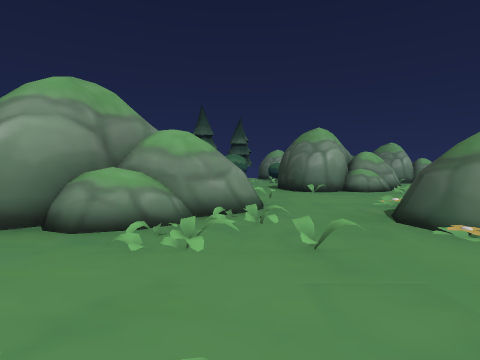
View 1 (above)

12 first-person views from a walk through a 3-D level made in the Unity game engine. The camera is 1.2 m above the floor, tilts 2° down and sees 80° across. The floor is counted in squares, 2 m on a side. Each view is taken from the middle of a square. On the plan, view 1 faces up. The plan holds only what a view shows up to about 9 squares ahead; the rest is blank. The place goes on beyond the plan. The player is left out. Some surface patterns are stand-ins.

View 2
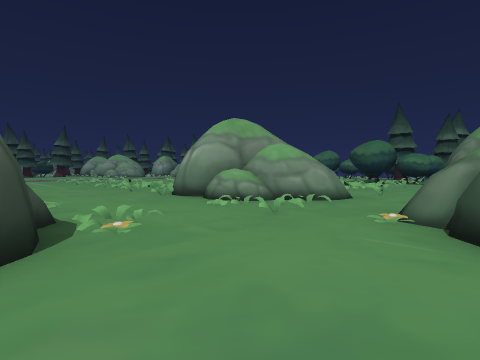

View 3
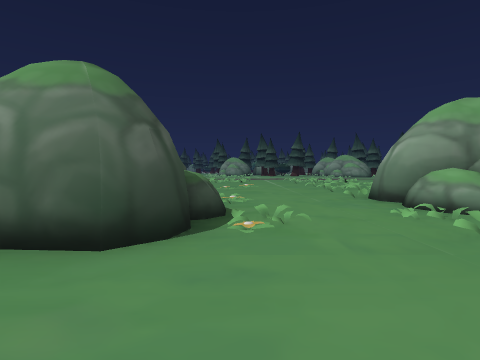

View 4
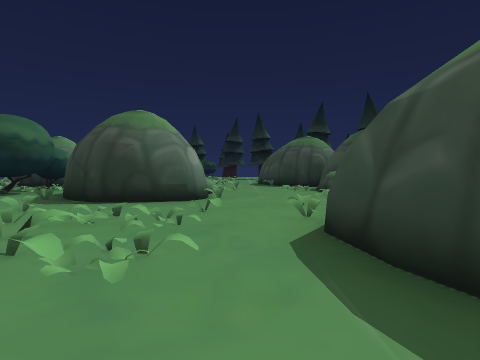

View 5
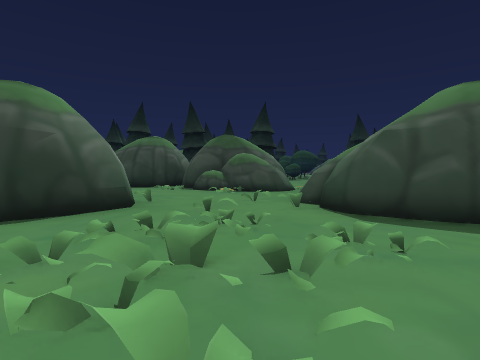

View 6
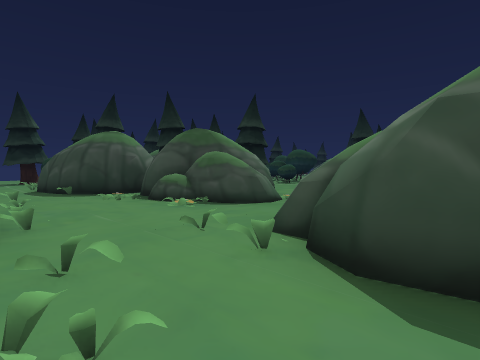

View 7
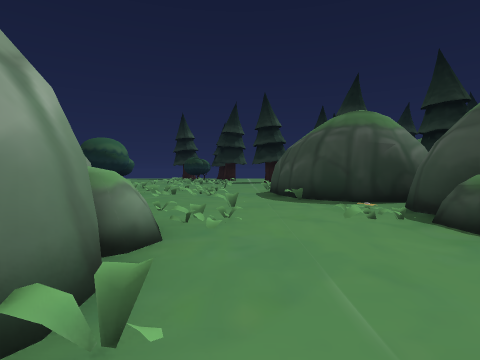

View 8
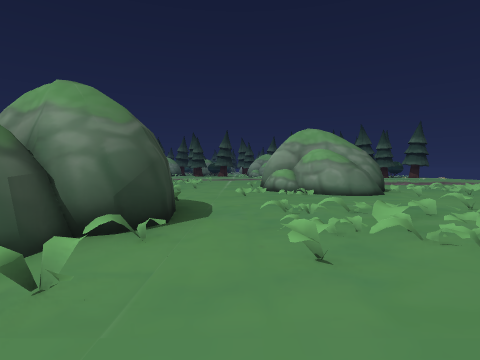

View 9
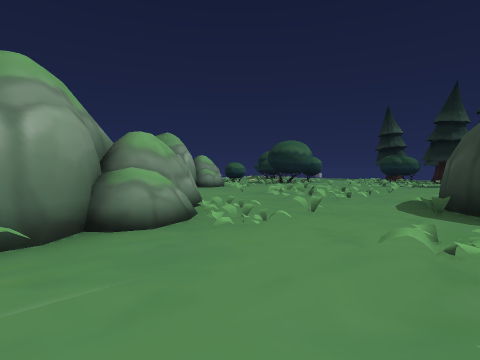

View 10
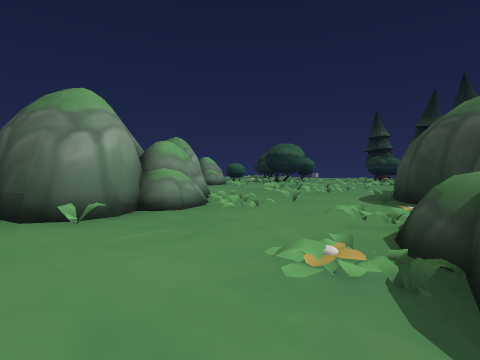

View 11
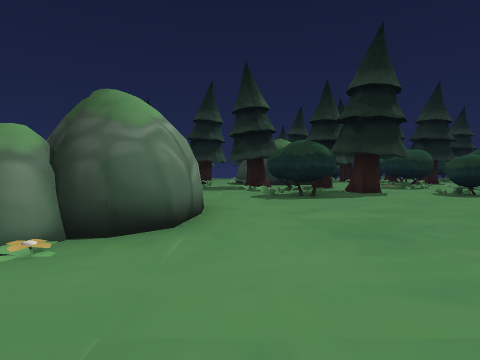

View 12
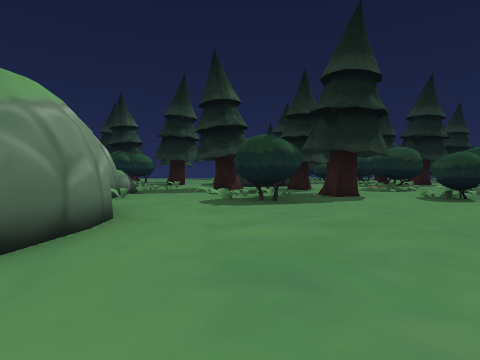

### Floor plan
Key: @ floor where view 1 was taken; # wall or solid block; . main floor; : floor 0.25 m higher than the main floor; / step, stairs or slope; = window, fence, low wall or low ledge; ^ raised ledge.
Columns run from 7 left of view 1 to 9 right of it. Each row starts with its distance up from view 1.
 10  ##...:/.#   ...:
  9 ###..///.####..//
  8 #^...///.##^/..//
  7 ......./././//...
  6 ....###//..//.###
  5 .:   ###..==/.#
  4  //  ###..#####
  3  //.##^/.^### ##^
  2 ../...///.###....
  1 ......//.........
  0  ....==@......#.#
 -1  ..  ####.....###
 -2         # .....##
 -3            ......
 -4             ..#//
 -5               #./
 -6                //

Positions as (right, up) in squares from view 1, and headings:
1: (0, 0), facing up
2: (3, -1), facing up-left
3: (3, 0), facing left
4: (-4, 7), facing right
5: (-3, 10), facing down-right
6: (-2, 8), facing down-right
7: (1, 7), facing right
8: (2, 7), facing left
9: (2, 5), facing up-right
10: (1, 4), facing up-right
11: (0, 1), facing right
12: (1, 0), facing right
